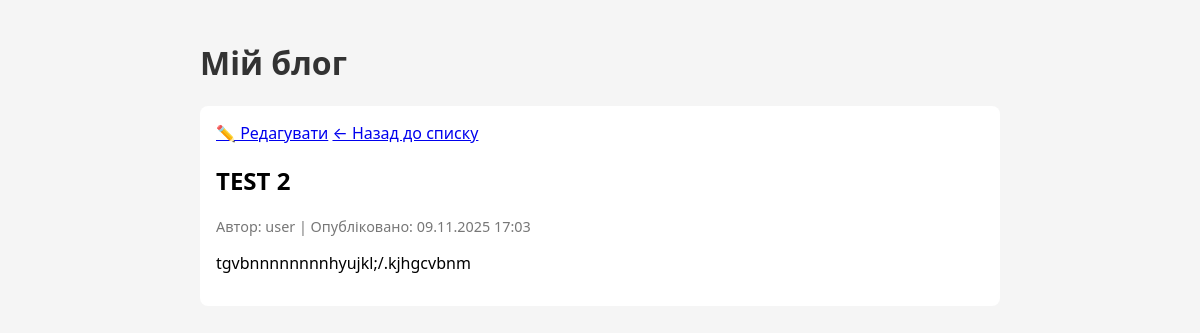
/post/3/, run on an earlier commit of the app's database.
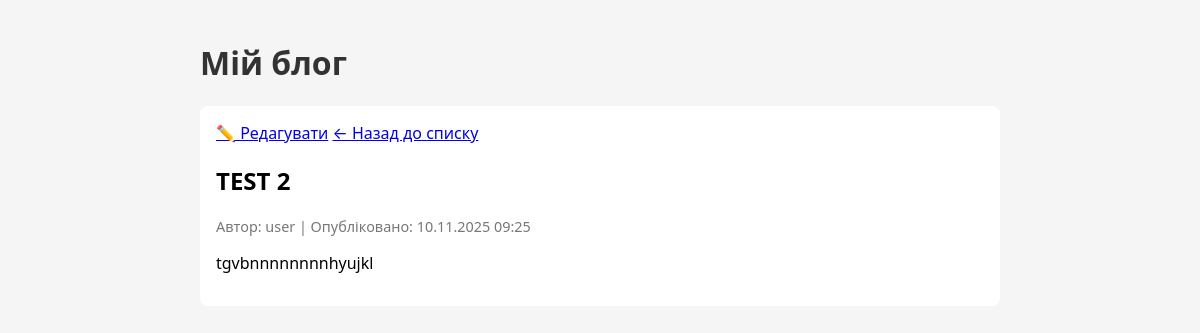
And on a later commit of the database.
### blog/models.py (models this page shows, shortened)
class Post(models.Model):
    author = models.ForeignKey(
        settings.AUTH_USER_MODEL,
        on_delete=models.CASCADE
    )
    title = models.CharField(max_length=200)
    text = models.TextField()
    created_date = models.DateTimeField(default=timezone.now)
    published_date = models.DateTimeField(blank=True, null=True)

### blog/views.py (the view)
# urls.py: path("post/<int:pk>/", views.post_detail, name="post_detail"),
def post_detail(request, pk):
    post = get_object_or_404(Post, pk=pk)
    return render(request, "blog/post_detail.html", {"post": post})

### blog/templates/blog/post_detail.html
{% extends "blog/base.html" %}
{% block content %}
    <article class="post">
        <a href="{% url 'post_edit' pk=post.pk %}">✏️ Редагувати</a>
        <a href="{% url 'post_list' %}">← Назад до списку</a>
        <h2>{{ post.title }}</h2>
        <p class="meta">
            Автор: {{ post.author }} |
            Опубліковано: {{ post.published_date|date:"d.m.Y H:i" }}
        </p>
        <p>{{ post.text|linebreaksbr }}</p>
    </article>
{% endblock %}

What changed in the data, as far as the page shows it:
changed Post "TEST 2": published_date "09.11.2025 17:03" → "10.11.2025 09:25"; text "tgvbnnnnnnnnhyujkl;/.kjhgcvbnm" → "tgvbnnnnnnnnhyujkl"
